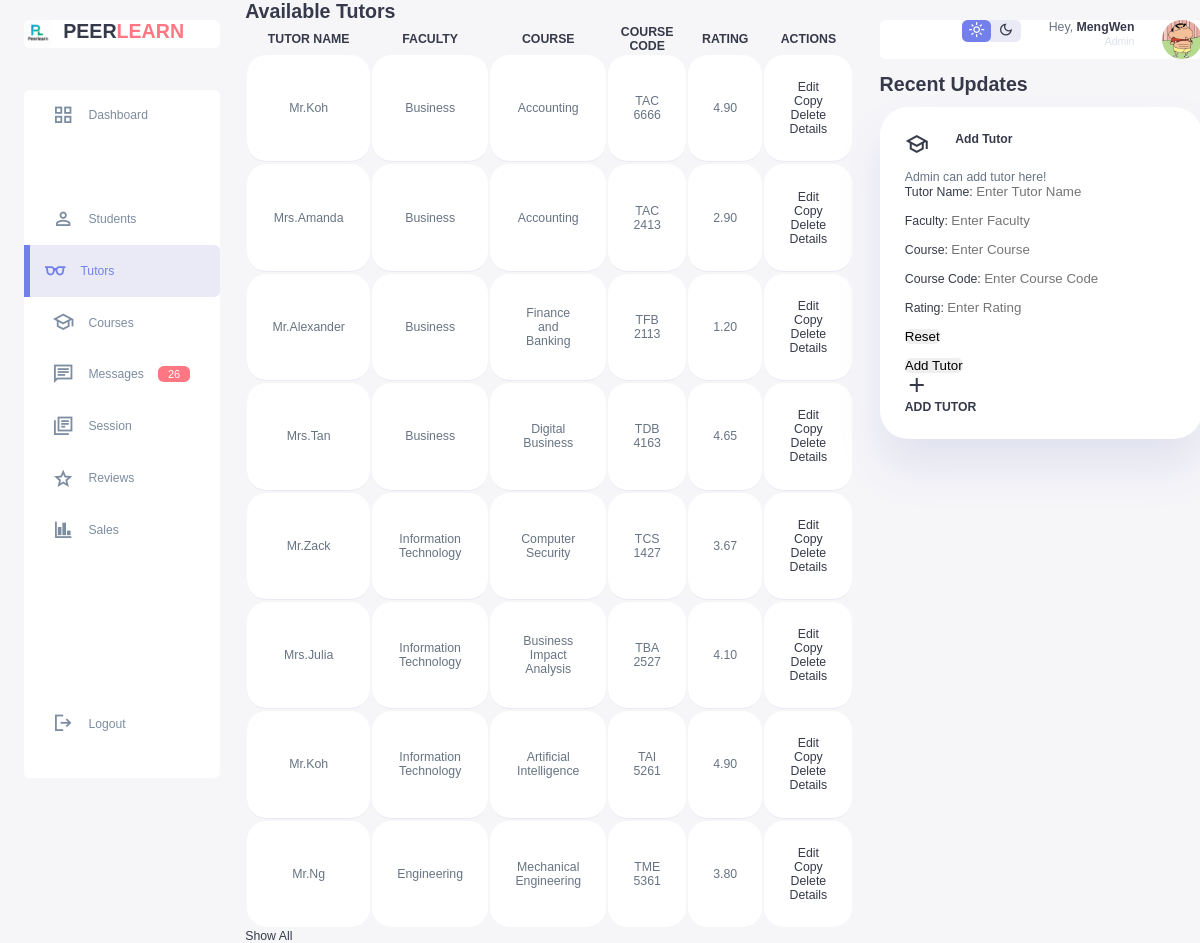
/admin_tutors.php, run on the app's committed database.
### tables this page shows
CREATE TABLE `tutors` (
  `id` int(11) NOT NULL,
  `tutors_name` varchar(50) NOT NULL,
  `faculty` varchar(50) NOT NULL,
  `course` varchar(50) NOT NULL,
  `course_code` varchar(10) NOT NULL,
  `rating` decimal(3,2) DEFAULT NULL,
  `details` varchar(50) DEFAULT NULL
);

### admin_tutors.php (the view, shortened to what this page needs)
<!DOCTYPE html>
<html lang="en">
<head>
    <link rel="stylesheet" href="studentstyle.css">
</head>
<body>
    <div class="container">
        <aside>
            <div class="top">
                <div class="logo">
                    <img src="image/logo.png">
                    <h2>PEER<span class="danger">LEARN</span></h2>
                </div>
            </div>
            <div class="sidebar">
                <a href="admin.php"><span class="material-symbols-sharp">grid_view</span><h3>Dashboard</h3></a>
                <a href="#"></a>
                <a href="admin_student.php"><span class="material-symbols-sharp">person</span><h3>Students</h3></a>
                <a href="admin_tutors.php" class="active"><span class="material-symbols-sharp">eyeglasses</span><h3>Tutors</h3></a>
                <a href="admin_course.php"><span class="material-symbols-sharp">school</span><h3>Courses</h3></a>
                <a href="message.php"><span class="material-symbols-sharp">chat</span><h3>Messages</h3><span class="message-count">26</span></a>
                <a href="session.php"><span class="material-symbols-sharp">library_books</span><h3>Session</h3></a>
                <a href="admin_review.php"><span class="material-symbols-sharp">star</span><h3>Reviews</h3></a>
                <a href="sales.php"><span class="material-symbols-sharp">finance</span><h3>Sales</h3></a>
                <a href="home_page.php"><span class="material-symbols-sharp">logout</span><h3>Logout</h3></a>
            </div>
        </aside>
        <main>
            <div class="available_tutors">
                <h2>Available Tutors</h2>
                <table>
                    <thead>
                        <tr>
                            <th>TUTOR NAME</th>
                            <th>FACULTY</th>
                            <th>COURSE</th>
                            <th>COURSE CODE</th>
                            <th>RATING</th>
                            <th>ACTIONS</th>
                        </tr>
                    </thead>
                    <tbody>
                        <?php
                        $servername = "localhost";
                        $username = "root";
                        $password = "";
                        $dbname = "peer_tutoring_platform";
                        $conn = new mysqli($servername, $username, $password, $dbname);
                        $sql = "SELECT * FROM tutors";
                        $result = $conn->query($sql);
                        if ($result->num_rows > 0) {
                            while($row = $result->fetch_assoc()) {
                                echo "<tr>
                                    <td>".$row["tutors_name"]."</td>
                                    <td>".$row["faculty"]."</td>
                                    <td>".$row["course"]."</td>
                                    <td>".$row["course_code"]."</td>
                                    <td>".$row["rating"]."</td>
                                    <td>
                                        <a href='edit_tutor.php?id=".$row["id"]."' class='edit-btn'>Edit</a>
                                        <a href='copy_tutor.php?id=".$row["id"]."' class='copy-btn'>Copy</a>
                                        <a href='delete_tutor.php?id=".$row["id"]."' class='delete-btn'>Delete</a>
                                        <a href='tutor_details.php?id=".$row["id"]."' class='details-btn'>Details</a>
                                    </td>
                                </tr>";
                            }
                        } else {
                            echo "<tr><td colspan='6'>No tutors found</td></tr>";
                        }
                        ?>
                    </tbody>
                </table>
                <a href="#">Show All</a>
            </div>
        </main>
        <div class="right">
            <div class="top">
                <div class="theme-toggler">
                    <span class="material-symbols-sharp active">light_mode</span>
                    <span class="material-symbols-sharp">dark_mode</span>
                </div>
                <div class="profile">
                    <div class="info">
                        <p>Hey, <b>MengWen</b></p>
                        <small class="text-muted">Admin</small>
                    </div>
                    <div class="profile-photo">
                        <img src="image/profile-1.jpg">
                    </div>
                </div>
            </div>
            <div class="recent-updates">
                <h2>Recent Updates</h2>
                <div class="updates">
                    <div class="update">
                        <span class="material-symbols-sharp">school</span>
                        <h3>Add Tutor</h3>
                    </div>
                    <div class="message">
                        <p>Admin can add tutor here!</p>
                        <form action="tutor_record.php" method="POST">
                            <div>
                                <label for="tutors_name">Tutor Name:</label>
                                <input type="text" id="tutors_name" name="tutors_name" placeholder="Enter Tutor Name" required>
                            </div>
                            <br>
                            <div>
                                <label for="faculty">Faculty:</label>
                                <input type="text" id="faculty" name="faculty" placeholder="Enter Faculty" required>
                            </div>
                            <br>
                            <div>
                                <label for="course">Course:</label>
                                <input type="text" id="course" name="course" placeholder="Enter Course" required>
                            </div>
                            <br>
                            <div>
                                <label for="course_code">Course Code:</label>
                                <input type="text" id="course_code" name="course_code" placeholder="Enter Course Code" required>
                            </div>
                            <br>
                            <div>
                                <label for="rating">Rating:</label>
                                <input type="number" step="0.01" id="rating" name="rating" placeholder="Enter Rating" required>
                            </div>
                            <br>
                            <div>
                                <input type="reset" value="Reset">
                            </div>
                            <br>
                            <div>
                                <input type="submit" value="Add Tutor">
                            </div>
                        </form>
                        <div class="item add-tutor">
                            <div>
                                <span class="material-symbols-sharp">add</span>
                                <h3>ADD TUTOR</h3>
                            </div>
                        </div>
                    </div>
                </div>
            </div>
        </div>
    </div>
</body>
</html>

### studentstyle.css (style rules this page uses)
* { margin: 0; padding: 0; outline: 0; appearance: none; border: 0; text-decoration: none; list-style: none; box-sizing: border-box; border-radius: 0.4rem; }
html { font-size: 14px; }
body { width: 100vw; height: 100vh; font-family: poppins, sans-serif; font-size: 0.88rem; background: #f6f6f9; user-select: none; overflow-x: hidden; color: #363949; }
.container { display: grid; width: 96%; margin: 0 auto; gap: 1.8rem; grid-template-columns: 14rem auto 23rem; }
a { color: #363949; }
img { display: block; width: 100%; }
h2 { font-size: 1.4rem; }
h3 { font-size: 0.87rem; }
small { font-size: 0.75rem; }
.profile-photo { width: 2.8rem; height: 2.8rem; border-radius: 50%; overflow: hidden; }
.text-muted { color: #dce1eb; }
p { color:#677483; }
b { color: #363949; }
.danger { color: #ff7782; }
aside { height: 100vh; }
aside .top { background: white; display: flex; align-items: center; justify-content: space-between; margin-top: 1.4rem; border-radius: 0.4rem; }
aside .logo { display: flex; gap: 0.8rem; }
aside .logo img { width: 2rem; height: 2rem; }
aside .sidebar { background: rgb(255, 255, 255); display: flex; flex-direction: column; height: 86vh; position: relative; top: 3rem; border-radius: 0.4rem; }
aside h3 { font-weight: 500; }
aside .sidebar a { display: flex; color: #7d8da1; margin-left: 2rem; gap: 1rem; align-items: center; position: relative; height: 3.7rem; transition: all 300ms ease; }
aside .sidebar a span { font-size: 1.6rem; transition: all 300ms ease; }
aside .sidebar a:last-child { position: absolute; bottom: 2rem; width: 100%; }
aside .sidebar a.active { background: rgba(132, 139, 200, 0.18); color: #7380ec; margin-left: 0; }
aside .sidebar a.active:before { content: ""; width: 6px; height: 100%; background: #7380ec; }
aside .sidebar a.active span { color: #7380ec; margin-left: calc(1rem -3 px); }
aside .sidebar .message-count { background: #ff7782; color: #fff; padding: 2px 10px; font-size: 11px; border-radius: 0.4rem; }
table tbody td { height: 2.8rem; border-bottom: 1px solid rgba(132, 139, 200, 0.18); color: #677483; text-align: center; padding:1.8rem; background: white; border-radius: 1.4rem; }
table tbody tr:last-child td { border: none; }
.right { margin-top: 1.4rem; }
.right .top { display: flex; justify-content: end; gap: 2rem; background: #fff; }
.right .theme-toggler { background:rgba(132, 139, 200, 0.18); display: flex; justify-content: space-between; align-items: center; height: 1.6rem; width: 4.2rem; cursor: pointer; border-radius: 0.4rem; }
.right .theme-toggler span { font-size: 1.2rem; width: 50%; height: 100%; display: flex; align-items: center; justify-content: center; }
.right .theme-toggler span.active { background: #7380ec; color: white; border-radius: 0.4rem; }
.right .top .profile { display: flex; gap: 2rem; text-align: right; }
.recent-updates { margin-top: 1rem; }
.recent-updates h2 { margin-bottom: 0.8rem; }
.recent-updates .updates { background: #fff; padding:1.8rem; border-radius: 2rem; box-shadow: 0 2rem 3rem rgba(132, 139, 200, 0.18); transition: all 300ms ease; }
.recent-updates .updates .update { display: grid; grid-template-columns: 2.6rem auto; gap: 1rem; margin-bottom: 1rem; }

### data on the page
tutors: tutors_name "Mr.Koh", faculty "Business", course "Accounting", course_code "TAC 6666", rating "4.90"
tutors: tutors_name "Mrs.Amanda", faculty "Business", course "Accounting", course_code "TAC 2413", rating "2.90"
tutors: tutors_name "Mr.Alexander", faculty "Business", course "Finance and Banking", course_code "TFB 2113", rating "1.20"
tutors: tutors_name "Mrs.Tan", faculty "Business", course "Digital Business", course_code "TDB 4163", rating "4.65"
tutors: tutors_name "Mr.Zack", faculty "Information Technology", course "Computer Security", course_code "TCS 1427", rating "3.67"
tutors: tutors_name "Mrs.Julia", faculty "Information Technology", course "Business Impact Analysis", course_code "TBA 2527", rating "4.10"
tutors: tutors_name "Mr.Koh", faculty "Information Technology", course "Artificial Intelligence", course_code "TAI 5261", rating "4.90"
tutors: tutors_name "Mr.Ng", faculty "Engineering", course "Mechanical Engineering", course_code "TME 5361", rating "3.80"
